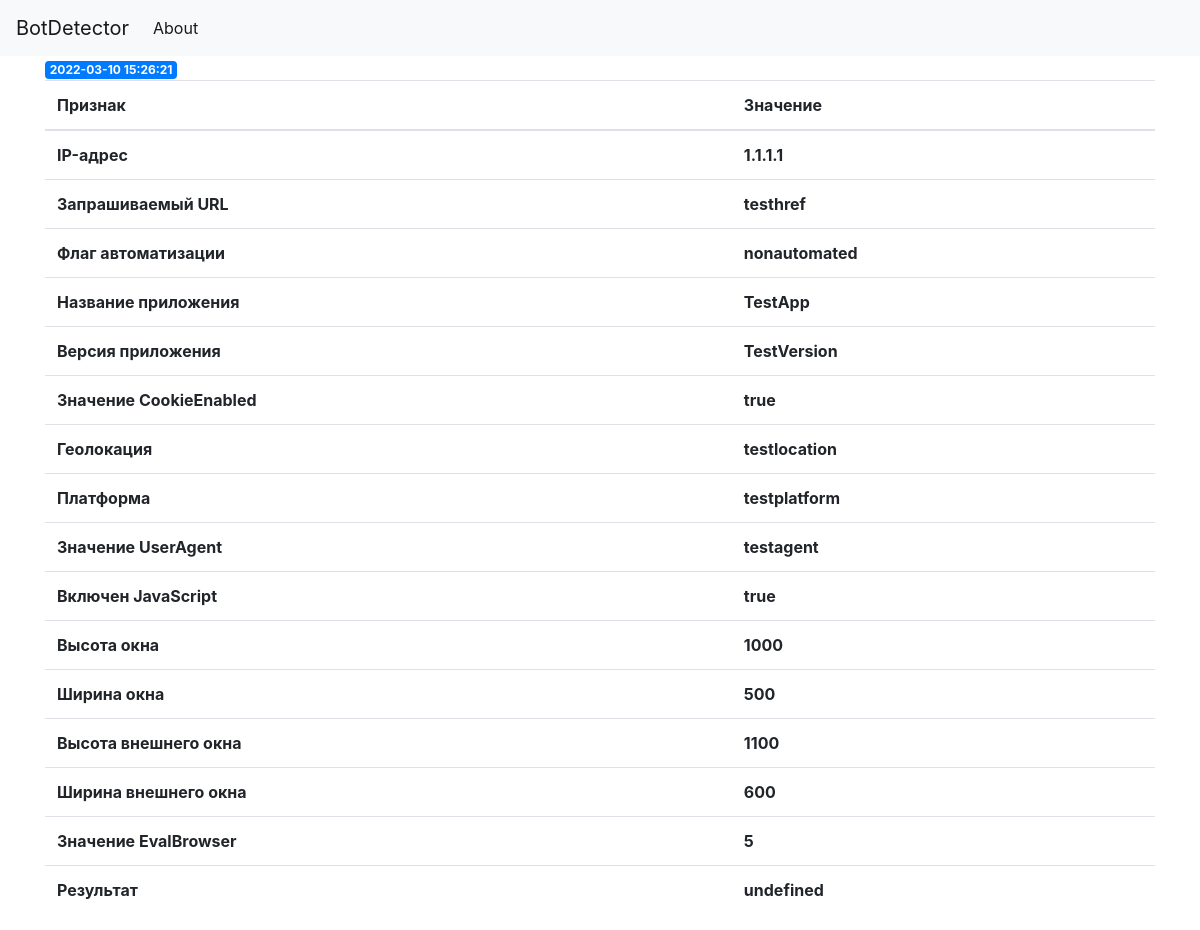
/1, run on an earlier commit of the app's database.
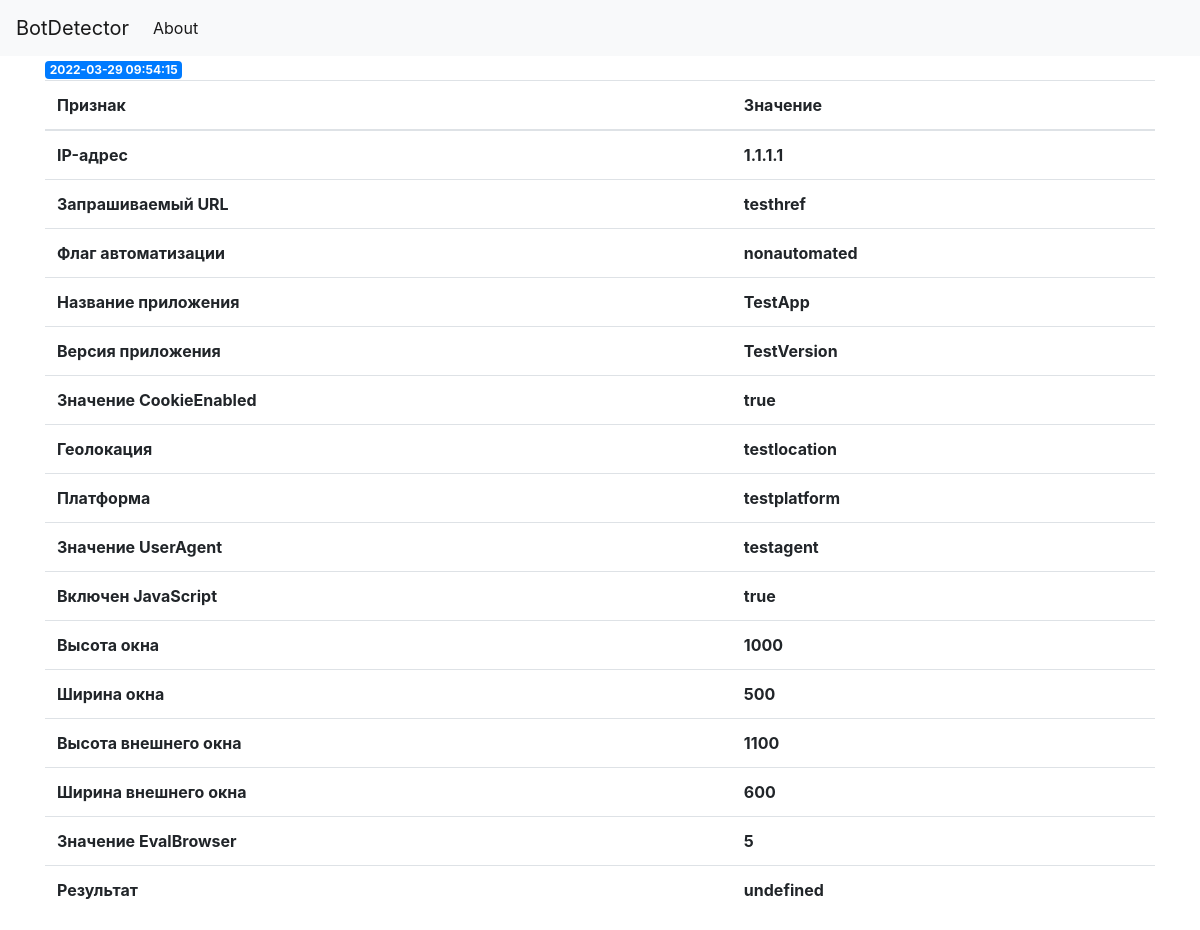
And on a later commit of the database.
### tables this page shows
CREATE TABLE data (
    id INTEGER PRIMARY KEY AUTOINCREMENT,
    created TIMESTAMP NOT NULL DEFAULT CURRENT_TIMESTAMP,
    ip TEXT NOT NULL,
    url TEXT NOT NULL,
    isAutomated TEXT NOT NULL,
    appName TEXT NOT NULL,
    appVersion TEXT NOT NULL,
    cookieEnabled TEXT NOT NULL,
    geolocation TEXT NOT NULL,
    platform TEXT NOT NULL,
    userAgent TEXT NOT NULL,
    javaEnabled TEXT NOT NULL,
    Height INTEGER NOT NULL,
    Width INTEGER NOT NULL,
    OutHeight INTEGER NOT NULL,
    OutWidth INTEGER NOT NULL,
    Opener TEXT NOT NULL,
    evalBrowser INTEGER NOT NULL,
    result TEXT NOT NULL DEFAULT 'undefined'
);

### app.py (the view)
@app.route('/<int:post_id>')
def post(post_id):
    post = module.get_data(post_id)
    return render_template('post.html', post=post)

### import_module.py (called while the page is built)
def get_db_connection():
    conn = sqlite3.connect('database.db')
    conn.row_factory = sqlite3.Row
    return conn

def get_data(post_id):
    conn = get_db_connection()
    post = conn.execute('SELECT * FROM data WHERE id = ?',
                        (post_id,)).fetchone()
    conn.close()
    if post is None:
        abort(404)
    return post

### templates/post.html
{% extends 'base.html' %}
{% block content %}
<span class="badge badge-primary">{{ post['created'] }}</span>
<table class="table">
  <thead>
    <tr>
      <th scope="col">Признак</th>
      <th scope="col">Значение</th>
    </tr>
  </thead>
  <tbody>
    <tr>
      <th scope="row">IP-адрес</th>
      <th scope="row">{{ post['ip'] }}</th>
    </tr>
    <tr>
      <th scope="row">Запрашиваемый URL</th>
      <th scope="row">{{ post['url'] }}</th>
    </tr>
    <tr>
      <th scope="row">Флаг автоматизации</th>
      <th scope="row">{{ post[4] }}</th>
    </tr>
    <tr>
      <th scope="row">Название приложения</th>
      <th scope="row">{{ post['AppName'] }}</th>
    </tr>
    <tr>
      <th scope="row">Версия приложения</th>
      <th scope="row">{{ post['AppVersion'] }}</th>
    </tr>
    <tr>
      <th scope="row">Значение CookieEnabled</th>
      <th scope="row">{{ post['CookieEnabled'] }}</th>
    </tr>
    <tr>
      <th scope="row">Геолокация</th>
      <th scope="row">{{ post['Geolocation'] }}</th>
    </tr>
    <tr>
      <th scope="row">Платформа</th>
      <th scope="row">{{ post['Platform'] }}</th>
    </tr>
    <tr>
      <th scope="row">Значение UserAgent</th>
      <th scope="row">{{ post['UserAgent'] }}</th>
    </tr>
    <tr>
      <th scope="row">Включен JavaScript</th>
      <th scope="row">{{ post['JavaEnabled'] }}</th>
    </tr>
    <tr>
      <th scope="row">Высота окна</th>
      <th scope="row">{{ post[12] }}</th>
    </tr>
    <tr>
      <th scope="row">Ширина окна</th>
      <th scope="row">{{ post[13] }}</th>
    </tr>
    <tr>
      <th scope="row">Высота внешнего окна</th>
      <th scope="row">{{ post[14] }}</th>
    </tr>
    <tr>
      <th scope="row">Ширина внешнего окна</th>
      <th scope="row">{{ post[15] }}</th>
    </tr>
    <tr>
      <th scope="row">Значение EvalBrowser</th>
      <th scope="row">{{ post['EvalBrowser'] }}</th>
    </tr>
    <tr>
      <th scope="row">Результат</th>
      <th scope="row">{{ post['result'] }}</th>
    </tr>
  </tbody>
</table>
{% endblock %}

### templates/base.html (shortened to what this page needs)
<!doctype html>
<html lang="en">
  <head>
    <link rel="stylesheet" href="{{ url_for('static', filename= 'css/style.css') }}">
  </head>
  <body>
    <nav class="navbar navbar-expand-md navbar-light bg-light">
        <a class="navbar-brand" href="{{ url_for('index')}}">BotDetector</a>
        <div class="collapsintegrity="sha384-ggOyR0iXCbMQv3Xipma34MD+dH/1fQ784/j6cY/iJTQUOhcWr7x9JvoRxT2MZw1T"e navbar-collapse" id="navbarNav">
            <ul class="navbar-nav">
            <li class="nav-item active">
                <a class="nav-link" href="#">About</a>
            </li>
            </ul>
        </div>
    </nav>
    <div class="container">
        {% block content %} {% endblock %}
    </div>
  </body>
</html>

What changed in the data, as far as the page shows it:
changed data "testhref": created "2022-03-10 15:26:21" → "2022-03-29 09:54:15"
